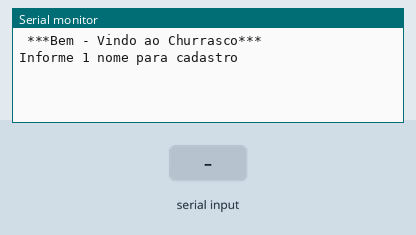
Simulated run of this sketch. Board: Arduino Uno, built with avr-gcc and run on an emulated ATmega328P. Parts: the last lines printed to the serial monitor. The inputs (shaded band) are chosen by the test bench.

Above: at 1.2 s.
1.3 s: "90,45\n" received over Serial
At 3.3 s:
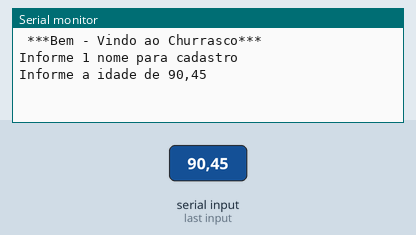
3.8 s: "30,150\n" received over Serial
At 4.4 s:
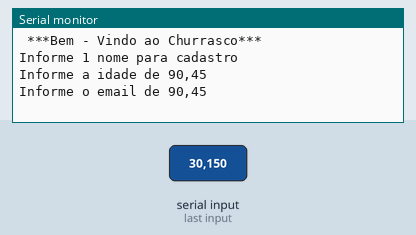
5.3 s: "5\n" received over Serial
At 7.4 s:
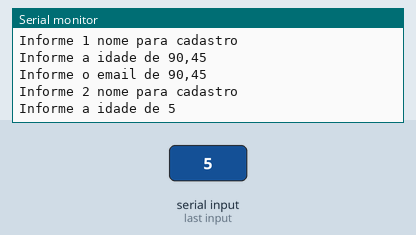
7.8 s: "90\n" received over Serial
At 8.6 s:
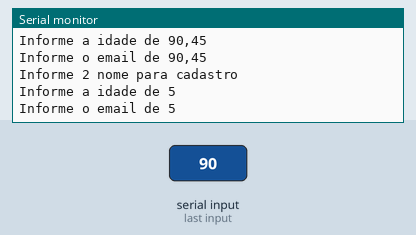

Measured:
- after the input at 1.3 s, the serial monitor: prints a new line after 1.0 s (image 1)
- after the input at 3.8 s, the serial monitor: prints a new line at once (image 2)
- after the input at 5.3 s, the serial monitor: prints a new line after 1.0 s (image 3)
- after the input at 7.8 s, the serial monitor: prints a new line at once (image 4)

The sketch:

vetores_cadastro_de_convidados_1.ino
```cpp
// C++ code
//Variáveis Globais
/*
   Cria cada vetor tamanho 4,
   fazendo parte do mesmo cadastro
*/

String convidados[4];
int idadeConvidados[4];//Camel Case
String emailConvidados[4];

//funções
void desenhaCabecalho()
{
 Serial.println(" ***Bem - Vindo ao Churrasco*** ");
 Serial.println();
 Serial.println();
}

void setup()
{
 Serial.begin(9600);// inicia a comunicação serial
}


void loop()
{

  //fazer um cabeçalho bonitinho para o progama
    desenhaCabecalho();//chama a função para desenhar o cabecalho

  //cadastrar os dados
  for(int i = 0; i < 4; i++)
  {
    //solicitar o nome do usúario
    Serial.println("Informe " +String(i +1)+ " nome para cadastro");
    while(!Serial.available());
    convidados[i] = Serial.readString();
    Serial.println();

    //solicitar a idade
    Serial.println("Informe a idade de " + convidados[i]);
    while(!Serial.available());
    idadeConvidados[i] = Serial.parseInt();
    Serial.println();

    //solicitar o email
    Serial.println("Informe o email de " + convidados[i]);
    while(!Serial.available());
    emailConvidados[i] = Serial.readString();
    Serial.println();

  }//fim do for

  //Exibir a lista de convidados - obs: só vai na festa quem for maior de idade >=18

  Serial.println("**Exibindo convidados eleitos pra festa **");
  Serial.println();
  Serial.println();

   for(int i = 0; i < 4; i++)
  {
   Serial.println("Nome: " + convidados[i]);
   Serial.println("Idade: " + String(idadeConvidados[i]));
   Serial.println("Email: " + emailConvidados[i]);
   Serial.println("Permissao para a festa: " + String(idadeConvidados[i] >= 18 ? "OK" : "Menor de Idade"));


   Serial.println("__________");
   Serial.println();

}//fim do for

  delay(2000);//delay de 2 segundos
}//fim do loop
```
